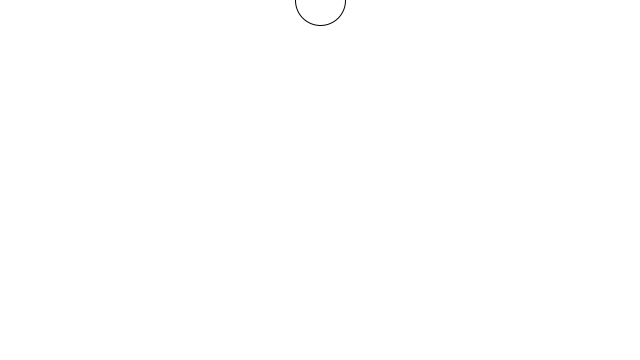
Frame 1 (no input)
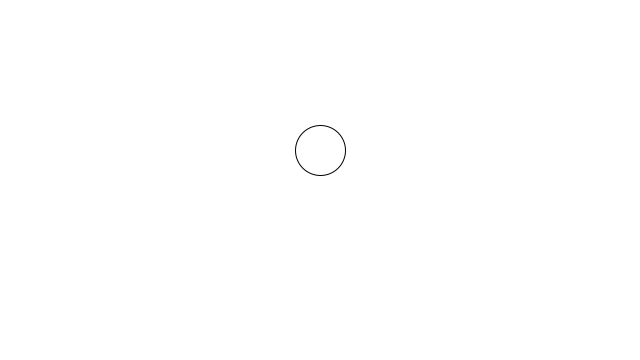
Frame 60 (the mouse pressed at the canvas centre just before this capture)
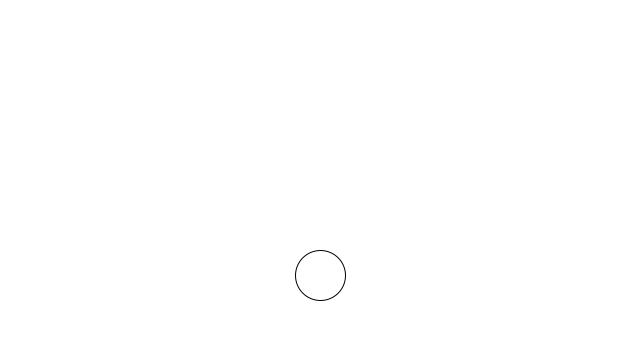
Frame 120 (the mouse held since frame 60 and released just before this capture)

The Processing sketch that drew these frames (run headless with seeded random() and noise(); from frame 60 on, the mouse is pressed at the canvas centre):

// Processing sketch: simpleGravity
// ── simpleGravity.pde
PVector pos;
PVector velocity;
PVector acceleration;
float drag = .99;

void setup(){
  size(640,360);
  pos = new PVector(width/2,0);
  velocity = new PVector(0,0);
  acceleration = new PVector(0,.1);
  
  noFill();
}

void draw(){
  background(255);
  
  velocity.add(acceleration);
  velocity.mult(drag);
  pos.add(velocity);
  ellipse(pos.x,pos.y,50,50);
  if (pos.y>height){
     velocity.y*=-.9;
     pos.y=height;
  }
}
